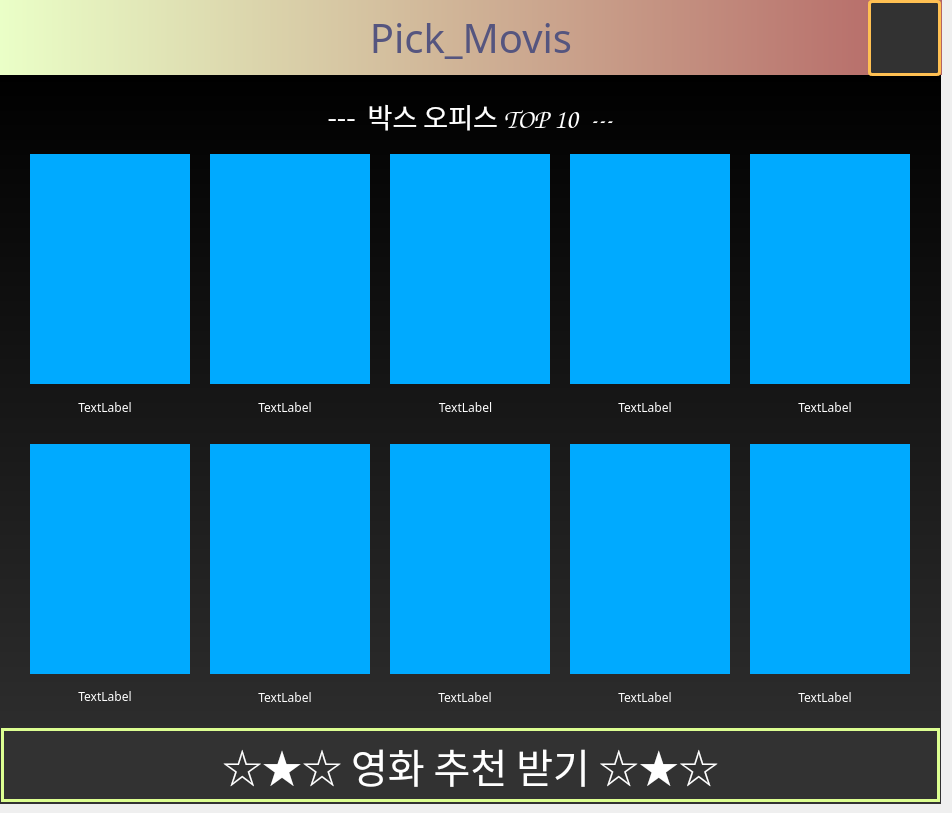
      <widget class="QWidget" name="tab">
       <attribute name="title">
        <string>홈</string>
       </attribute>
       <widget class="QPushButton" name="gogender">
        <property name="geometry">
         <rect>
          <x>1</x>
          <y>728</y>
          <width>939</width>
          <height>74</height>
         </rect>
        </property>
        <property name="font">
         <font>
          <family>NanumGothic Eco</family>
          <pointsize>30</pointsize>
          <italic>false</italic>
          <underline>false</underline>
         </font>
        </property>
        <property name="styleSheet">
         <string notr="true">background-color: #323232; border: 3px solid #ddff92;
color: rgb(255, 255, 255);
</string>
        </property>
        <property name="text">
         <string>☆★☆ 영화 추천 받기 ☆★☆</string>
        </property>
        <property name="checkable">
         <bool>true</bool>
        </property>
        <property name="checked">
         <bool>false</bool>
        </property>
        <property name="autoRepeat">
         <bool>true</bool>
        </property>
        <property name="autoExclusive">
         <bool>false</bool>
        </property>
        <property name="autoDefault">
         <bool>false</bool>
        </property>
       </widget>
       <widget class="QLabel" name="label_16">
        <property name="geometry">
         <rect>
          <x>0</x>
          <y>0</y>
          <width>942</width>
          <height>75</height>
         </rect>
        </property>
        <property name="font">
         <font>
          <family>Segoe Script</family>
          <pointsize>30</pointsize>
          <weight>9</weight>
          <italic>false</italic>
          <bold>false</bold>
         </font>
        </property>
        <property name="cursor">
         <cursorShape>ArrowCursor</cursorShape>
        </property>
        <property name="whatsThis">
         <string>&lt;html&gt;&lt;head/&gt;&lt;body&gt;&lt;p align=&quot;center&quot;&gt;&lt;br/&gt;&lt;/p&gt;&lt;/body&gt;&lt;/html&gt;</string>
        </property>
        <property name="styleSheet">
         <string notr="true">background-color: qlineargradient(spread:pad, x1:0, y1:0, x2:1, y2:0, stop:0 rgba(234, 255, 199, 255), stop:1 rgba(180, 100, 100, 255));
color: rgb(85, 85, 127);
font: 75 30pt &quot;Segoe Script&quot;;</string>
        </property>
        <property name="text">
         <string>Pick_Movis</string>
        </property>
        <property name="alignment">
         <set>Qt::AlignCenter</set>
        </property>
       </widget>
       <widget class="QLabel" name="label_17">
        <property name="geometry">
         <rect>
          <x>-2</x>
          <y>74</y>
          <width>943</width>
          <height>730</height>
         </rect>
        </property>
        <property name="styleSheet">
         <string notr="true">background-color: qlineargradient(spread:pad, x1:0, y1:0, x2:0, y2:1, stop:0 rgba(0, 0, 0, 255), stop:1 rgba(50, 50, 50, 255));</string>
        </property>
        <property name="text">
         <string/>
        </property>
       </widget>
       <widget class="QLabel" name="ranking_1">
        <property name="geometry">
         <rect>
          <x>30</x>
          <y>154</y>
          <width>160</width>
          <height>230</height>
         </rect>
        </property>
        <property name="styleSheet">
         <string notr="true">background-color: rgb(0, 170, 255);</string>
        </property>
        <property name="text">
         <string/>
        </property>
        <property name="pixmap">
         <pixmap>ranking/베놈2렛데어비카니지.jpg</pixmap>
        </property>
        <property name="scaledContents">
         <bool>true</bool>
        </property>
       </widget>
       <widget class="QLabel" name="ranking_2">
        <property name="geometry">
         <rect>
          <x>210</x>
          <y>154</y>
          <width>160</width>
          <height>230</height>
         </rect>
        </property>
        <property name="styleSheet">
         <string notr="true">background-color: rgb(0, 170, 255);</string>
        </property>
        <property name="text">
         <string/>
        </property>
        <property name="scaledContents">
         <bool>true</bool>
        </property>
       </widget>
       <widget class="QLabel" name="ranking_3">
        <property name="geometry">
         <rect>
          <x>390</x>
          <y>154</y>
          <width>160</width>
          <height>230</height>
         </rect>
        </property>
        <property name="styleSheet">
         <string notr="true">background-color: rgb(0, 170, 255);</string>
        </property>
        <property name="text">
         <string/>
        </property>
        <property name="scaledContents">
         <bool>true</bool>
        </property>
       </widget>
       <widget class="QLabel" name="ranking_4">
        <property name="geometry">
         <rect>
          <x>570</x>
          <y>154</y>
          <width>160</width>
          <height>230</height>
         </rect>
        </property>
        <property name="styleSheet">
         <string notr="true">background-color: rgb(0, 170, 255);</string>
        </property>
        <property name="text">
         <string/>
        </property>
        <property name="scaledContents">
         <bool>true</bool>
        </property>
       </widget>
       <widget class="QLabel" name="ranking_5">
        <property name="geometry">
         <rect>
          <x>750</x>
          <y>154</y>
          <width>160</width>
          <height>230</height>
         </rect>
        </property>
        <property name="styleSheet">
         <string notr="true">background-color: rgb(0, 170, 255);</string>
        </property>
        <property name="text">
         <string/>
        </property>
        <property name="scaledContents">
         <bool>true</bool>
        </property>
       </widget>
       <widget class="QLabel" name="ranking_10">
        <property name="geometry">
         <rect>
          <x>750</x>
          <y>444</y>
          <width>160</width>
          <height>230</height>
         </rect>
        </property>
        <property name="styleSheet">
         <string notr="true">background-color: rgb(0, 170, 255);</string>
        </property>
        <property name="text">
         <string/>
        </property>
        <property name="scaledContents">
         <bool>true</bool>
        </property>
       </widget>
       <widget class="QLabel" name="ranking_6">
        <property name="geometry">
         <rect>
          <x>30</x>
          <y>444</y>
          <width>160</width>
          <height>230</height>
         </rect>
        </property>
        <property name="styleSheet">
         <string notr="true">background-color: rgb(0, 170, 255);</string>
        </property>
        <property name="text">
         <string/>
        </property>
        <property name="pixmap">
         <pixmap>ranking/베놈2렛데어비카니지.jpg</pixmap>
        </property>
        <property name="scaledContents">
         <bool>true</bool>
        </property>
       </widget>
       <widget class="QLabel" name="ranking_9">
        <property name="geometry">
         <rect>
          <x>570</x>
          <y>444</y>
          <width>160</width>
          <height>230</height>
         </rect>
        </property>
        <property name="styleSheet">
         <string notr="true">background-color: rgb(0, 170, 255);</string>
        </property>
        <property name="text">
         <string/>
        </property>
        <property name="scaledContents">
         <bool>true</bool>
        </property>
       </widget>
       <widget class="QLabel" name="ranking_7">
        <property name="geometry">
         <rect>
          <x>210</x>
          <y>444</y>
          <width>160</width>
          <height>230</height>
         </rect>
        </property>
        <property name="styleSheet">
         <string notr="true">background-color: rgb(0, 170, 255);</string>
        </property>
        <property name="text">
         <string/>
        </property>
        <property name="scaledContents">
         <bool>true</bool>
        </property>
       </widget>
       <widget class="QLabel" name="ranking_8">
        <property name="geometry">
         <rect>
          <x>390</x>
          <y>444</y>
          <width>160</width>
          <height>230</height>
         </rect>
        </property>
        <property name="styleSheet">
         <string notr="true">background-color: rgb(0, 170, 255);</string>
        </property>
        <property name="text">
         <string/>
        </property>
        <property name="scaledContents">
         <bool>true</bool>
        </property>
       </widget>
       <widget class="QLabel" name="label_28">
        <property name="geometry">
         <rect>
          <x>0</x>
          <y>100</y>
          <width>940</width>
          <height>33</height>
         </rect>
        </property>
        <property name="font">
         <font>
          <family>Comic Sans MS</family>
          <pointsize>20</pointsize>
         </font>
        </property>
        <property name="styleSheet">
         <string notr="true">color: rgb(255, 255, 255);</string>
        </property>
        <property name="text">
         <string>---  박스 오피스 TOP 10  ---</string>
        </property>
        <property name="alignment">
         <set>Qt::AlignCenter</set>
        </property>
       </widget>
       <widget class="QLabel" name="rantext_1">
        <property name="geometry">
         <rect>
          <x>10</x>
          <y>390</y>
          <width>190</width>
          <height>34</height>
         </rect>
        </property>
        <property name="font">
         <font>
          <family>Bahnschrift</family>
         </font>
        </property>
        <property name="styleSheet">
         <string notr="true">color: rgb(255, 255, 255);</string>
        </property>
        <property name="text">
         <string>TextLabel</string>
        </property>
        <property name="alignment">
         <set>Qt::AlignCenter</set>
        </property>
       </widget>
       <widget class="QLabel" name="rantext_2">
        <property name="geometry">
         <rect>
          <x>190</x>
          <y>390</y>
          <width>190</width>
          <height>34</height>
         </rect>
        </property>
        <property name="font">
         <font>
          <family>Bahnschrift</family>
         </font>
        </property>
        <property name="styleSheet">
         <string notr="true">color: rgb(255, 255, 255);</string>
        </property>
        <property name="text">
         <string>TextLabel</string>
        </property>
        <property name="alignment">
         <set>Qt::AlignCenter</set>
        </property>
       </widget>
       <widget class="QLabel" name="rantext_3">
        <property name="geometry">
         <rect>
          <x>370</x>
          <y>390</y>
          <width>191</width>
          <height>34</height>
         </rect>
        </property>
        <property name="font">
         <font>
          <family>Bahnschrift</family>
         </font>
        </property>
        <property name="styleSheet">
         <string notr="true">color: rgb(255, 255, 255);</string>
        </property>
        <property name="text">
         <string>TextLabel</string>
        </property>
        <property name="alignment">
         <set>Qt::AlignCenter</set>
        </property>
       </widget>
       <widget class="QLabel" name="rantext_4">
        <property name="geometry">
         <rect>
          <x>550</x>
          <y>390</y>
          <width>190</width>
          <height>34</height>
         </rect>
        </property>
        <property name="font">
         <font>
          <family>Bahnschrift</family>
         </font>
        </property>
        <property name="styleSheet">
         <string notr="true">color: rgb(255, 255, 255);</string>
        </property>
        <property name="text">
         <string>TextLabel</string>
        </property>
        <property name="alignment">
         <set>Qt::AlignCenter</set>
        </property>
       </widget>
       <widget class="QLabel" name="rantext_5">
        <property name="geometry">
         <rect>
          <x>730</x>
          <y>390</y>
          <width>190</width>
          <height>34</height>
         </rect>
        </property>
        <property name="font">
         <font>
          <family>Bahnschrift</family>
         </font>
        </property>
        <property name="styleSheet">
         <string notr="true">color: rgb(255, 255, 255);</string>
        </property>
        <property name="text">
         <string>TextLabel</string>
        </property>
        <property name="alignment">
         <set>Qt::AlignCenter</set>
        </property>
       </widget>
       <widget class="QLabel" name="rantext_6">
        <property name="geometry">
         <rect>
          <x>10</x>
          <y>679</y>
          <width>190</width>
          <height>34</height>
         </rect>
        </property>
        <property name="font">
         <font>
          <family>Bahnschrift</family>
         </font>
        </property>
        <property name="styleSheet">
         <string notr="true">color: rgb(255, 255, 255);</string>
        </property>
        <property name="text">
         <string>TextLabel</string>
        </property>
        <property name="alignment">
         <set>Qt::AlignCenter</set>
        </property>
       </widget>
       <widget class="QLabel" name="rantext_7">
        <property name="geometry">
         <rect>
          <x>190</x>
          <y>680</y>
          <width>190</width>
          <height>34</height>
         </rect>
        </property>
        <property name="font">
         <font>
          <family>Bahnschrift</family>
         </font>
        </property>
        <property name="styleSheet">
         <string notr="true">color: rgb(255, 255, 255);</string>
        </property>
        <property name="text">
         <string>TextLabel</string>
        </property>
        <property name="alignment">
         <set>Qt::AlignCenter</set>
        </property>
       </widget>
       <widget class="QLabel" name="rantext_8">
        <property name="geometry">
         <rect>
          <x>370</x>
          <y>680</y>
          <width>190</width>
          <height>34</height>
         </rect>
        </property>
        <property name="font">
         <font>
          <family>Bahnschrift</family>
         </font>
        </property>
        <property name="styleSheet">
         <string notr="true">color: rgb(255, 255, 255);</string>
        </property>
        <property name="text">
         <string>TextLabel</string>
        </property>
        <property name="alignment">
         <set>Qt::AlignCenter</set>
        </property>
       </widget>
       <widget class="QLabel" name="rantext_9">
        <property name="geometry">
         <rect>
          <x>550</x>
          <y>680</y>
          <width>190</width>
          <height>34</height>
         </rect>
        </property>
        <property name="font">
         <font>
          <family>Bahnschrift</family>
         </font>
        </property>
        <property name="styleSheet">
         <string notr="true">color: rgb(255, 255, 255);</string>
        </property>
        <property name="text">
         <string>TextLabel</string>
        </property>
        <property name="alignment">
         <set>Qt::AlignCenter</set>
        </property>
       </widget>
       <widget class="QLabel" name="rantext_10">
        <property name="geometry">
         <rect>
          <x>730</x>
          <y>680</y>
          <width>190</width>
          <height>34</height>
         </rect>
        </property>
        <property name="font">
         <font>
          <family>Bahnschrift</family>
         </font>
        </property>
        <property name="styleSheet">
         <string notr="true">color: rgb(255, 255, 255);</string>
        </property>
        <property name="text">
         <string>TextLabel</string>
        </property>
        <property name="alignment">
         <set>Qt::AlignCenter</set>
        </property>
       </widget>
       <widget class="QPushButton" name="logoutbt">
        <property name="geometry">
         <rect>
          <x>868</x>
          <y>0</y>
          <width>73</width>
          <height>76</height>
         </rect>
        </property>
        <property name="styleSheet">
         <string notr="true">border-top: none;
border-bottom: 2px solid gray;
background-color: #323232; border: 3px solid #ffc052;
background-color: rgb(50, 50, 50);
color: rgb(255, 255, 255);
border-radius: 4px;</string>
        </property>
        <property name="text">
         <string/>
        </property>
        <property name="icon">
         <iconset>
          <normaloff>Exit.jpg</normaloff>Exit.jpg</iconset>
        </property>
        <property name="iconSize">
         <size>
          <width>100</width>
          <height>50</height>
         </size>
        </property>
        <property name="shortcut">
         <string>Esc</string>
        </property>
        <property name="checkable">
         <bool>true</bool>
        </property>
        <property name="checked">
         <bool>false</bool>
        </property>
        <property name="autoRepeat">
         <bool>true</bool>
        </property>
        <property name="autoExclusive">
         <bool>false</bool>
        </property>
       </widget>
       <zorder>label_17</zorder>
       <zorder>label_16</zorder>
       <zorder>ranking_1</zorder>
       <zorder>ranking_2</zorder>
       <zorder>ranking_3</zorder>
       <zorder>ranking_4</zorder>
       <zorder>ranking_5</zorder>
       <zorder>ranking_10</zorder>
       <zorder>ranking_6</zorder>
       <zorder>ranking_9</zorder>
       <zorder>ranking_7</zorder>
       <zorder>ranking_8</zorder>
       <zorder>label_28</zorder>
       <zorder>rantext_1</zorder>
       <zorder>rantext_2</zorder>
       <zorder>rantext_3</zorder>
       <zorder>rantext_4</zorder>
       <zorder>rantext_5</zorder>
       <zorder>rantext_6</zorder>
       <zorder>rantext_7</zorder>
       <zorder>rantext_8</zorder>
       <zorder>rantext_9</zorder>
       <zorder>rantext_10</zorder>
       <zorder>logoutbt</zorder>
       <zorder>gogender</zorder>
      </widget>
